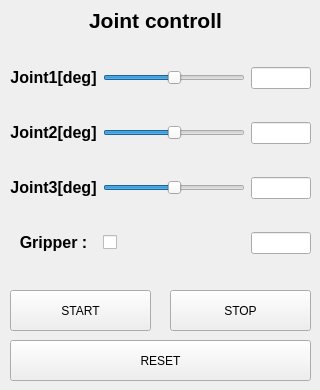
     <widget class="QWidget" name="mode1_3">
      <attribute name="title">
       <string>  1 </string>
      </attribute>
      <widget class="QLabel" name="label_99">
       <property name="geometry">
        <rect>
         <x>70</x>
         <y>0</y>
         <width>171</width>
         <height>41</height>
        </rect>
       </property>
       <property name="text">
        <string>&lt;html&gt;&lt;head/&gt;&lt;body&gt;&lt;p align=&quot;center&quot;&gt;&lt;span style=&quot; font-size:16pt; font-weight:600;&quot;&gt;Joint controll&lt;/span&gt;&lt;/p&gt;&lt;/body&gt;&lt;/html&gt;</string>
       </property>
      </widget>
      <widget class="QWidget" name="gridLayoutWidget_11">
       <property name="geometry">
        <rect>
         <x>10</x>
         <y>40</y>
         <width>301</width>
         <height>241</height>
        </rect>
       </property>
       <layout class="QGridLayout" name="gridLayout_11">
        <item row="3" column="1">
         <widget class="QCheckBox" name="jointControl_Gripper_Checkbox_3">
          <property name="maximumSize">
           <size>
            <width>50</width>
            <height>16777215</height>
           </size>
          </property>
          <property name="layoutDirection">
           <enum>Qt::LeftToRight</enum>
          </property>
          <property name="autoFillBackground">
           <bool>false</bool>
          </property>
          <property name="text">
           <string/>
          </property>
          <property name="checked">
           <bool>false</bool>
          </property>
          <property name="tristate">
           <bool>false</bool>
          </property>
         </widget>
        </item>
        <item row="1" column="1">
         <widget class="QSlider" name="jointControl_J2_Slider_3">
          <property name="minimum">
           <number>-157</number>
          </property>
          <property name="maximum">
           <number>157</number>
          </property>
          <property name="orientation">
           <enum>Qt::Horizontal</enum>
          </property>
         </widget>
        </item>
        <item row="2" column="1">
         <widget class="QSlider" name="jointControl_J3_Slider_3">
          <property name="minimum">
           <number>-157</number>
          </property>
          <property name="maximum">
           <number>157</number>
          </property>
          <property name="orientation">
           <enum>Qt::Horizontal</enum>
          </property>
         </widget>
        </item>
        <item row="3" column="0">
         <widget class="QLabel" name="label_122">
          <property name="text">
           <string>&lt;html&gt;&lt;head/&gt;&lt;body&gt;&lt;p align=&quot;center&quot;&gt;&lt;span style=&quot; font-size:12pt; font-weight:600;&quot;&gt;Gripper :&lt;/span&gt;&lt;/p&gt;&lt;/body&gt;&lt;/html&gt;</string>
          </property>
         </widget>
        </item>
        <item row="1" column="0">
         <widget class="QLabel" name="label_123">
          <property name="text">
           <string>&lt;html&gt;&lt;head/&gt;&lt;body&gt;&lt;p align=&quot;center&quot;&gt;&lt;span style=&quot; font-size:12pt; font-weight:600;&quot;&gt;Joint2[deg]&lt;/span&gt;&lt;/p&gt;&lt;/body&gt;&lt;/html&gt;</string>
          </property>
         </widget>
        </item>
        <item row="2" column="0">
         <widget class="QLabel" name="label_124">
          <property name="text">
           <string>&lt;html&gt;&lt;head/&gt;&lt;body&gt;&lt;p align=&quot;center&quot;&gt;&lt;span style=&quot; font-size:12pt; font-weight:600;&quot;&gt;Joint3[deg]&lt;/span&gt;&lt;/p&gt;&lt;/body&gt;&lt;/html&gt;</string>
          </property>
         </widget>
        </item>
        <item row="0" column="1">
         <widget class="QSlider" name="jointControl_J1_Slider_3">
          <property name="minimum">
           <number>-157</number>
          </property>
          <property name="maximum">
           <number>157</number>
          </property>
          <property name="orientation">
           <enum>Qt::Horizontal</enum>
          </property>
         </widget>
        </item>
        <item row="0" column="0">
         <widget class="QLabel" name="label_125">
          <property name="text">
           <string>&lt;html&gt;&lt;head/&gt;&lt;body&gt;&lt;p align=&quot;center&quot;&gt;&lt;span style=&quot; font-size:12pt; font-weight:600;&quot;&gt;Joint1[deg]&lt;/span&gt;&lt;/p&gt;&lt;/body&gt;&lt;/html&gt;</string>
          </property>
         </widget>
        </item>
        <item row="0" column="2">
         <widget class="QLineEdit" name="jointControl_J1_LineEdit">
          <property name="maximumSize">
           <size>
            <width>60</width>
            <height>16777215</height>
           </size>
          </property>
         </widget>
        </item>
        <item row="1" column="2">
         <widget class="QLineEdit" name="jointControl_J2_LineEdit">
          <property name="maximumSize">
           <size>
            <width>60</width>
            <height>16777215</height>
           </size>
          </property>
         </widget>
        </item>
        <item row="2" column="2">
         <widget class="QLineEdit" name="jointControl_J3_LineEdit">
          <property name="maximumSize">
           <size>
            <width>60</width>
            <height>16777215</height>
           </size>
          </property>
         </widget>
        </item>
        <item row="3" column="2">
         <widget class="QLineEdit" name="jointControl_gripper_LineEdit">
          <property name="maximumSize">
           <size>
            <width>60</width>
            <height>16777215</height>
           </size>
          </property>
         </widget>
        </item>
       </layout>
      </widget>
      <widget class="QPushButton" name="jointControl_Start_PushButton_3">
       <property name="geometry">
        <rect>
         <x>10</x>
         <y>290</y>
         <width>141</width>
         <height>41</height>
        </rect>
       </property>
       <property name="text">
        <string>START</string>
       </property>
      </widget>
      <widget class="QPushButton" name="jointControl_Reset_PushButton_3">
       <property name="geometry">
        <rect>
         <x>10</x>
         <y>340</y>
         <width>301</width>
         <height>41</height>
        </rect>
       </property>
       <property name="text">
        <string>RESET</string>
       </property>
      </widget>
      <widget class="QPushButton" name="jointControl_Stop_PushButton_4">
       <property name="geometry">
        <rect>
         <x>170</x>
         <y>290</y>
         <width>141</width>
         <height>41</height>
        </rect>
       </property>
       <property name="text">
        <string>STOP</string>
       </property>
      </widget>
     </widget>
